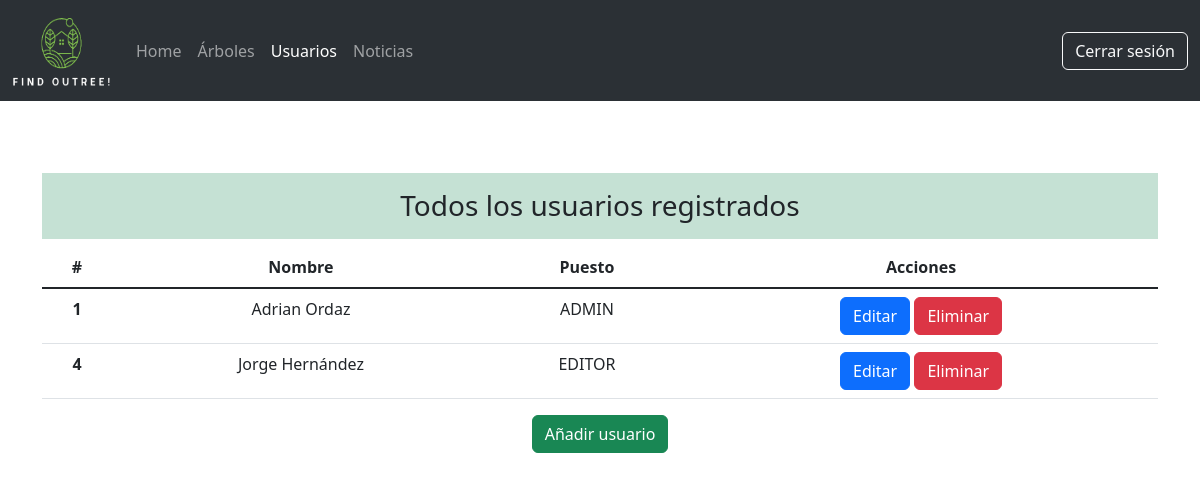
/users.php (signed in), run on the app's committed database.
### tables this page shows
CREATE TABLE `users` (
  `id_user` int(11) NOT NULL,
  `user_name` varchar(50) NOT NULL,
  `user_mail` varchar(50) NOT NULL,
  `password` varchar(50) NOT NULL,
  `puesto` varchar(50) NOT NULL
);

### php/functions.php (called while the page is built, shortened)
<?php
    function dbConnect(){
        $mysqli = new mysqli(SERVER, USERNAME, PASSWORD, DATABASE);
        if($mysqli->connect_errno != 0){
            return FALSE;
        }else{
            return $mysqli;
        }
    }
    function showUsers(){
        $mysqli = dbConnect();
        $result = $mysqli->query("SELECT * FROM users WHERE id_user != '0' ORDER BY users.id_user");
        while($row = $result->fetch_assoc()){
            $data[] = $row;
        }
        return $data;
    }
    function getUserById($id){
        $mysqli = dbConnect();
        $smtp = $mysqli->prepare("SELECT * FROM users WHERE id_user = ?");
        $smtp->bind_param("s",$id);
        $smtp->execute();
        $result = $smtp->get_result();
        $data = $result->fetch_all(MYSQLI_ASSOC);
        return $data;
    }

### users.php (the view, shortened to what this page needs)
<?php require "php/functions.php"?>
<!DOCTYPE html>
<html lang="es">
<head>
    <link href="https://cdn.jsdelivr.net/npm/bootstrap@5.3.0/dist/css/bootstrap.min.css" rel="stylesheet">
</head>
<body>
    <?php include "includes/navAdmin.php" ?>
    <br>
    <div class="container text-center">
        <br>
        <div class="row">
            <div class="col-12"><br>
                <h3 class="p-3 bg-success bg-opacity-25 ">Todos los usuarios registrados</h3>
                <?php $users = showUsers()?>
                    <table class="table">
                        <thead>
                            <tr>
                                <th scope="col">#</th>
                                <th scope="col">Nombre</th>
                                <th scope="col">Puesto</th>
                                <th scope="col">Acciones</th>
                            </tr>
                        </thead>
                        <tbody class="table-group-divider">
                    <?php
                        foreach($users as $user1){
                            ?>
                            <tr>
                            <th scope="row"><?php echo $user1['id_user']?></th>
                            <td><?php echo $user1['user_name']?></td>
                            <td><?php echo $user1['puesto']?></td>
                            <td><a href="editarUser.php?id_user=<?php echo urlencode($user1['id_user'])?>"><button type="button" class="btn btn-primary">Editar</button></a>
                            <a href="PHP/eliminar.php?id=<?php echo $user1['id_user']?>&tabla=<?php echo "users" ?>&test=<?php echo "id_user" ?>" onclick="return confirm('¿Estás seguro de que deseas eliminar este registro?');"><button type="button" class="btn btn-danger">Eliminar</button></form></td>
                            </tr>
                            <?php
                        }
                            ?>
                        </tbody>
                    </table>
                    <a href="registro.php"><button type="button" class="btn btn-success">Añadir usuario</button></a>
            </div><br>
        </div>
        </div><br>
</body>
</html>

### data on the page
users: id_user "1", user_name "Adrian Ordaz", puesto "ADMIN"
users: id_user "4", user_name "Jorge Hernández", puesto "EDITOR"
